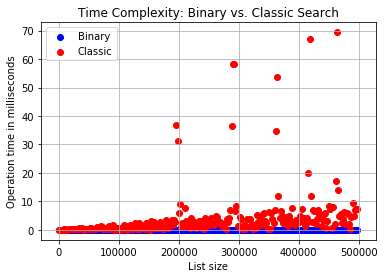

This chart was generated by the following Python code:
# -*- coding: utf-8 -*-
import timeit
import random
import matplotlib.pyplot as plt


# good ol binary search
def binarySearch(list, item):
    first = 0
    last = len(list)-1
    found = False
    while (first <= last) & (not found):
        mid = (first+last)//2
        if list[mid] == item:
            found = True
        else:
            if item < list[mid]:
                last = mid - 1
            else:
                first = mid + 1
    return found


# classic search for comparison
def iterSearch(list, item):
    for element in list:
        if item == element:
            return True
    return False


binary = timeit.Timer("binarySearch(t, gold)",
                      "from __main__ import binarySearch, t, gold")

classic = timeit.Timer("iterSearch(t, gold)",
                       "from __main__ import iterSearch, t, gold")

# lets plot it
sample = 0
i_arr = []
b_arr = []
c_arr = []

# chart of data
print("Sample | Search | %-15s | %-15s" % ("binary", "classic"))
print("--------------------------------------\n")
# increment from 0 to 1000000 in steps of 50000
for i in range(0, 500000, 2000):
    gold = random.randint(0, i)
    i_arr.append(i)
    t = list(range(i))
    b = binary.timeit(number=1000)
    b_arr.append(b)
    t = list(range(i))
    c = classic.timeit(number=1000)
    c_arr.append(c)
    sample += 1
    print("%-6s | %-6s | %-15.5f | %-15.5f" % (sample, gold, b, c))

# plot of data
plt.scatter(i_arr, b_arr, color='blue', label='Binary')
plt.scatter(i_arr, c_arr, color='red', label='Classic')
plt.grid()
plt.title('Time Complexity: Binary vs. Classic Search')
plt.xlabel('List size')
plt.ylabel('Operation time in milliseconds')
plt.legend()
plt.show()
